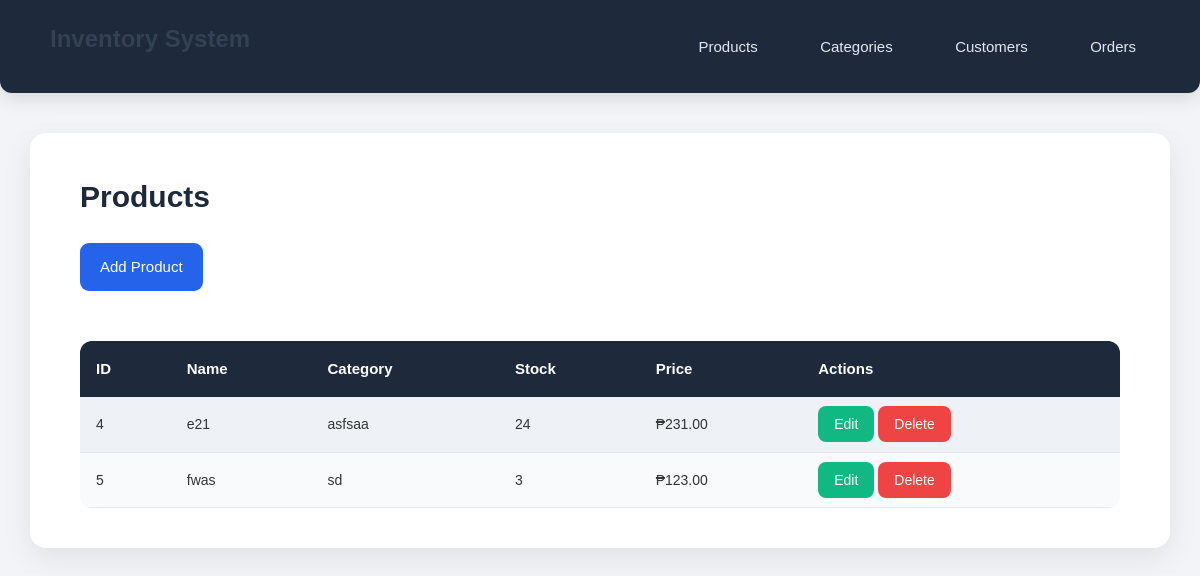
The page / on the database its author committed.
### tables this page shows
CREATE TABLE `products` (
  `id` int(11) NOT NULL,
  `category_id` int(11) NOT NULL,
  `name` varchar(255) NOT NULL,
  `price` decimal(10,2) NOT NULL,
  `description` text DEFAULT NULL,
  `created_at` datetime DEFAULT current_timestamp(),
  `stock` int(11) DEFAULT NULL
);

CREATE TABLE `categories` (
  `id` int(11) NOT NULL,
  `name` varchar(255) NOT NULL,
  `description` text DEFAULT NULL,
  `created_at` datetime DEFAULT current_timestamp()
);

### index.php (the view, shortened to what this page needs)
<?php
include 'database.php';
$query = "SELECT products.*, categories.name AS category_name
          FROM products
          LEFT JOIN categories
          ON products.category_id = categories.id";
$result = mysqli_query($conn, $query);
?>
<!DOCTYPE html>
<html>
<head>
    <link rel="stylesheet" href="style.css">
</head>
<body>
<div class="navbar">
    <div class="nav-left">
        <h2>Inventory System</h2>
    </div>
    <div class="nav-right">
        <a href="index.php">Products</a>
        <a href="manage_categories.php">Categories</a>
        <a href="customers.php">Customers</a>
        <a href="orders.php">Orders</a>
    </div>
</div>
<div class="container">
    <h1>Products</h1>
    <a class="btn" href="add_product.php">Add Product</a>
    <table class="table">
        <tr>
            <th>ID</th>
            <th>Name</th>
            <th>Category</th>
            <th>Stock</th>
            <th>Price</th>
            <th>Actions</th>
        </tr>
        <?php while ($row = mysqli_fetch_assoc($result)) { ?>
        <tr>
            <td><?= $row['id']; ?></td>
            <td><?= $row['name']; ?></td>
            <td><?= $row['category_name']; ?></td>
            <td><?= $row['stock']; ?></td>
            <td>₱<?= $row['price']; ?></td>
            <td>
                <a class="btn-edit" href="edit_product.php?id=<?= $row['id']; ?>">Edit</a>
                <a class="btn-delete" href="delete_product.php?id=<?= $row['id']; ?>"
                   onclick="return confirm('Delete this product?');">Delete</a>
            </td>
        </tr>
        <?php } ?>
    </table>
</div>
</body>
</html>

### style.css (style rules this page uses)
* { margin: 0; padding: 0; box-sizing: border-box; }
body { font-family: "Poppins", sans-serif; background: #F2F4F8; color: #333; line-height: 1.6; padding-bottom: 50px; }
.navbar { background: #1E293B; padding: 20px 50px; display: flex; justify-content: space-between; align-items: center; color: #FFF; box-shadow: 0 5px 20px rgba(0,0,0,0.12); border-radius: 0 0 12px 12px; }
.nav-left h2 { font-size: 24px; font-weight: 600; }
.nav-right a { color: #E2E8F0; text-decoration: none; margin-left: 30px; font-size: 15px; padding: 10px 14px; border-radius: 8px; transition: 0.3s; }
.container { width: 95%; max-width: 1250px; background: white; margin: 40px auto; padding: 40px 50px; border-radius: 16px; box-shadow: 0 10px 30px rgba(0,0,0,0.08); animation: fadeIn 0.5s ease; }
h1 { font-size: 30px; margin-bottom: 22px; font-weight: 700; color: #1E293B; }
h2 { font-size: 22px; margin-bottom: 15px; font-weight: 600; color: #334155; }
.btn { background: #2563EB; color: white; padding: 12px 20px; border-radius: 9px; font-size: 15px; text-decoration: none; display: inline-block; transition: 0.3s; margin-bottom: 20px; }
.btn-edit { background: #10B981; color: #FFF; padding: 10px 16px; border-radius: 8px; font-size: 14px; text-decoration: none; }
.btn-delete { background: #EF4444; color: white; padding: 10px 16px; border-radius: 8px; font-size: 14px; text-decoration: none; }
.table { width: 100%; border-collapse: collapse; margin-top: 30px; overflow: hidden; border-radius: 12px; }
.table th { background: #1E293B; color: #FFF; padding: 16px; font-size: 15px; text-align: left; }
.table td { background: #F8FAFC; padding: 16px; border-bottom: 1px solid #E2E8F0; font-size: 14px; }
.table tr:nth-child(even) td { background: #EEF2F6; }

### rows shown on the page
products: id "4", name "e21", category.name "asfsaa", stock "24", price "231.00"
products: id "5", name "fwas", category.name "sd", stock "3", price "123.00"
